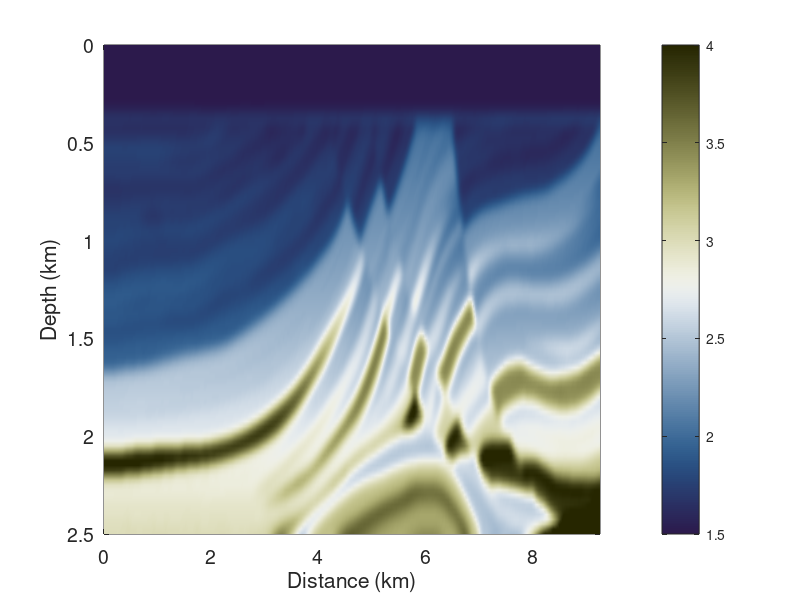

Write MATLAB code to recreate this figure. (Note: this script raises an error after producing the figure.)
clear all 
close all

load('broc.mat');
load('mar_v.mat')

n = size(v);
dx = 0.025; dz = 0.025;
nx = n(2); nz = n(1);

dx = 0.025; dz = 0.025;

h  = [dz dx];

src_x = 180; ns = length(src_x);
src_z = 3;

sx =  (src_x-1)*dx; 
sz = (src_z-1)*dz;

z  = [0:n(1)-1]'*h(1);
x  = [0:n(2)-1]*h(2);

figure;
pcolor(x,z,v);
shading interp
axis ij
colorbar; colormap(broc)
caxis([1.5 4]);
xlabel('Distance (km)','FontSize',12)
ylabel('Depth (km)','FontSize',12);
set(gca,'FontSize',14)


npmlz = 50; npmlx = npmlz;
Nz = nz + 2*npmlz;
Nx = nx + 2*npmlx;

v_e=extend2d(v,npmlz,npmlx,Nz,Nx);

Ps1 = getP_H(n,npmlz,npmlx,src_z,src_x);
Ps1 = Ps1'*500;
Ps1 = reshape(full(Ps1),[nz+2*npmlz,nx+2*npmlx]);
Ps3 = imgaussfilt(Ps1,3);
Ps1 = sparse(Ps3(:));

fre = 3;
fm = 8; dt = 0.0005;
[zb,ff,nzb,T_zb]=subwavelet_ricker(dt,fm,0);
df1 = (ff(2) - ff(1));
k = round(fre/df1)+1;
sour = zb(k);


[o,d,n] = grid2odn(z,x);
n=[n,1];

nb = [npmlz  npmlx 0];
n  = n + 2*nb;

omega = 2*pi*fre;
A = Helm2D((omega)./v_e(:),o,d,n,nb);
Ps = Ps1*sour;
U  = A\Ps;

z1  = [0:Nz-1]'*h(1);
x1  = [0:Nx-1]*h(2);

[zz,xx] = ndgrid(z1,x1);

U_2D = reshape(full(U),[Nz,Nx]);

amp = 0.5;

figure
pcolor(x1,z1,real(U_2D));
shading interp
axis ij
colorbar; colormap(broc)
xlabel('Distance (km)','FontSize',12)
ylabel('Depth (km)','FontSize',12);
caxis([-amp amp]);
set(gca,'FontSize',14)


Lpmlz = npmlz*dz;
Lpmlx = npmlx*dx;

a0 = 0.5;
% a0 = 1.79;

gz = zeros(Nz,1);
for iz = 1:Nz;
    if iz<npmlz+1;
       gz(iz) = 2*pi*a0*fm*((npmlz-iz)*dz/Lpmlz)^2;
       
    else if iz>=Nz-npmlz+1;
            gz(iz) = 2*pi*a0*fm*((iz-(Nz-npmlz+1))*dz/Lpmlz)^2;
        else gz(iz) = 0;
        end
    end
end

sz = repmat(gz,1,Nx);
ez = 1 - 1i*sz/omega;

gx = zeros(1,Nx);
for ix = 1:Nx;
    if ix<npmlx+1;
        gx(ix) = 2*pi*a0*fm*((npmlx-ix)*dx/Lpmlx)^2;
    else if ix>=Nx-npmlx+1;
            gx(ix) = 2*pi*a0*fm*((ix-(Nx-npmlx+1))*dx/Lpmlx)^2;
        else gx(ix) = 0;
        end
    end
end

sx = repmat(gx,Nz,1);
ex = 1 - 1i*sx/omega;

A = ez./ex; B = ex./ez; C = ex.*ez;

x_star = xx(:);
z_star = zz(:);
m = 1./v_e(:).^2;
Ps = full(Ps(:));
A = A(:); B = B(:); C = C(:);
U_real = real(full(U));
U_imag = imag(full(U));

% save Marmousi_3Hz_singlesource_ps.mat U_real U_imag x_star z_star m Ps A B C


















